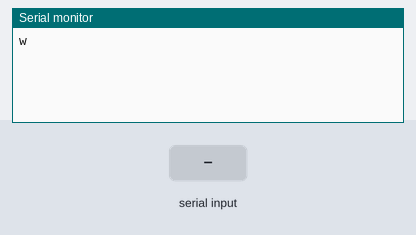
Bench run of a sketch on a simulated Arduino Uno, built with avr-gcc and run on an emulated ATmega328P. Parts: the last lines printed to the serial monitor. Inputs (shaded band) come from the test bench.

Above: at 1.0 s.
1.1 s: "2\n" received over Serial
At 2.2 s:
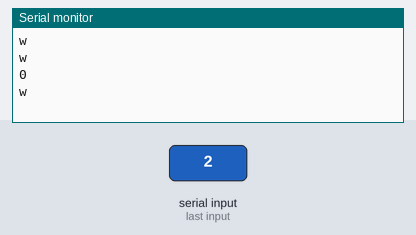
2.6 s: "4\n" received over Serial
At 3.4 s:
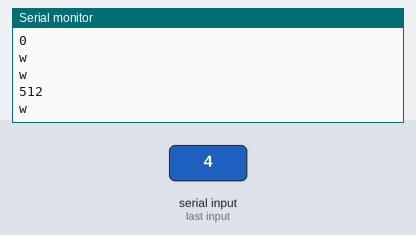

Measured:
- after the input at 1.1 s, the serial monitor: prints a new line at once (image 1)
- after the input at 2.6 s, the serial monitor: prints a new line at once (image 2)

The sketch:

arduPy.ino
```cpp
int pin,setTo;

void setup() {
    Serial.begin(9600);     // Baud rate.
    Serial.setTimeout(5);
    int val = readData();
    while (val==0){
      pin =readData();
      setTo = readData()==0? INPUT : OUTPUT;
      pinMode(pin, setTo);
      val=readData();
    }
    action(val);
}

void loop() {
    action(readData());   // Take action accordingly.
}

char readData() {
    Serial.println("w");      // It is read by python program after which it sends the data.
    while(1) {                // Loop until something is sent via port.
        if(Serial.available() > 0) {
            return Serial.parseInt();
        }
    }
}

void action(int val) {
  switch (val) {
        case 1 :
            // set digital value
            pin =readData();
            setTo = readData()==0? LOW : HIGH;
            digitalWrite(pin, setTo); break;
        case 2 :
            //get digital value
            pin =readData();
            Serial.println(digitalRead(pin)); break;
        case 3 :
            // set analog value
            pin =readData();
            setTo=readData();
            analogWrite(pin, setTo); break;
        case 4 :
            //read analog value
            pin =readData();
            Serial.println(analogRead(pin)); break;
        case 99:
            //just dummy to cancel the current read, needed to prevent lock
            //when the PC side dropped the "w" that we sent
            break;
        default:
            break;
    }
}
```
